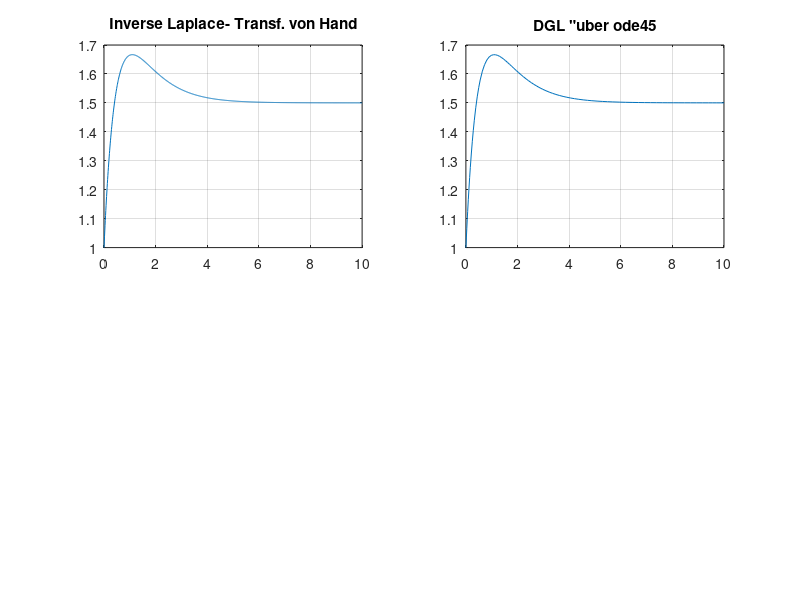

The MATLAB script that drew this image: (Note: this script raises an error after producing the figure.)
% RT_ueb2
% y''(t)+3*y'(t)+2*y(t)=3*u(t)
clear all;
delete(findall(0,'type','line'));
f1=figure(1);

%%%%%%%%%%%%%%%%%%%%%%%%%%%%%%%%%%%%%%%%%%%%%%
% Von hand in Laplace- Bereich mit u(t)=step(t)
s=tf('s');
G1s=(s^2+5*s+3)/(s^3+3*s^2+2*s)
%%%%%%%%%%%%%%%%%%%%%%%%%%%%%%%%%%%%%%%%%%%%%%
% G1s: von hand inverse Laplacetr. 
t1=[0:0.01:10];
y1=3/2+exp(-t1)-3/2*exp(-2*t1);
subplot(221);
plot(t1,y1); grid on;
title('Inverse Laplace- Transf. von Hand')
%%%%%%%%%%%%%%%%%%%%%%%%%%%%%%%%%%%%%%%%%%%%%%
% DGL über ode45 
f_2=@(t,y) ([y(2);-3*y(2)-2*y(1)+3]);
t_range2 = [0; 10]; y0 = [1; 2];
[t_steps2, y] = ode45(f_2, t_range2, y0);
subplot(222);
plot(t_steps2, y(1:end,1));grid on;
title('DGL "uber ode45');
%%%%%%%%%%%%%%%%%%%%%%%%%%%%%%%%%%%%%%%%%%%%%%
% System 2. Ordnung in Simulink
A=[0 1; -2 -3];
b=[0;3];
c=[1;0]';
x0=[1;2];
d=0;
[A1,b1,c1,d1]=linmod('sys2order');
[num2 den2]=ss2tf(A1,b1,c1,d1);
G2=tf(num2,den2);
subplot(223);
step(G2,10);grid on;
title('Standard Sys 2. Ordnung simulink');

%%%%%%%%%%%%%%%%%%%%%%%%%%%%%%%%%%%%%%%%%%%%%%
% Eigenes ss- model in simulink gebaut
[A3,b3,c3,d3]=linmod('RT_ueb2',[1 0],3);
[num3,den3]=ss2tf(A3,b3,c3,d3);
G3=tf(num3,den3);
subplot(224);
step(G3,10);grid on;
title('Eigenes Model in simulink gebaut');
